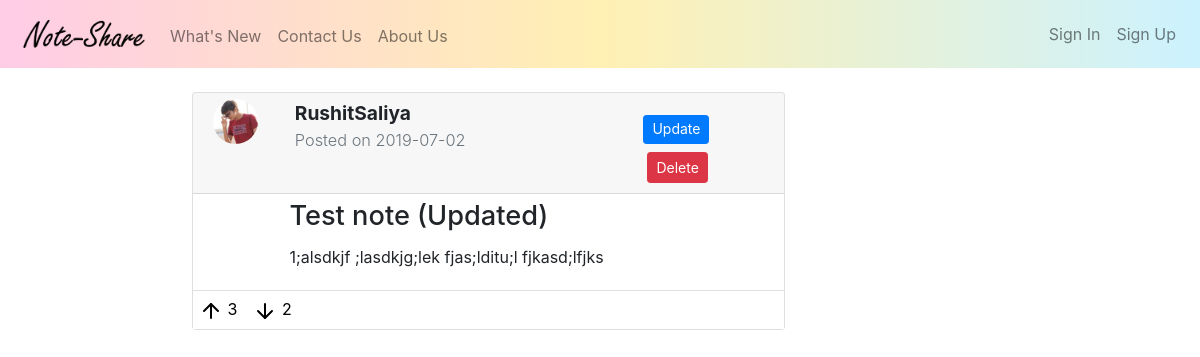
The page /note/8 on the database as committed earlier.
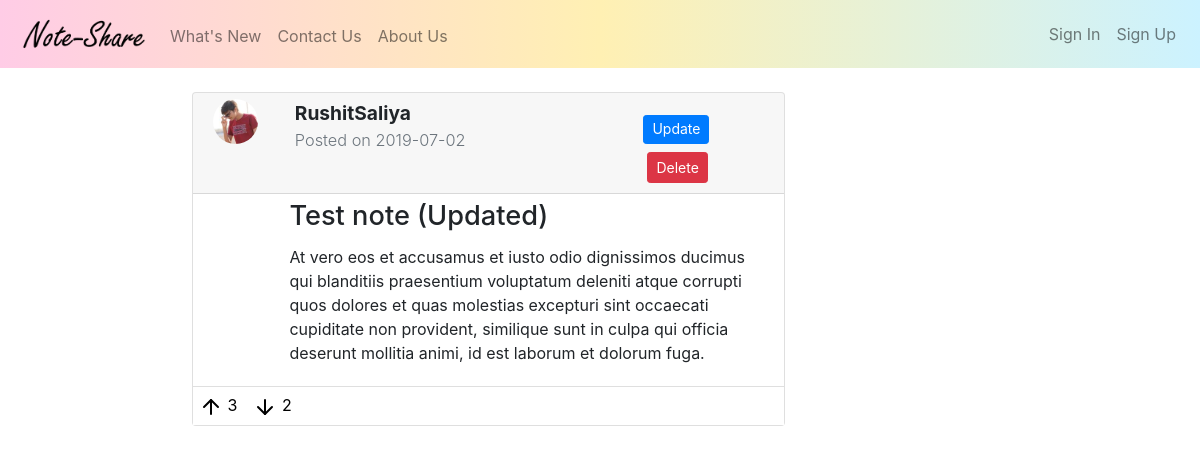
The same page on the database as committed later.
### noteshare/models.py (models this page shows, shortened)
class Note(db.Model):
    id = db.Column(db.Integer, primary_key=True)
    title = db.Column(db.String(100), nullable=False)
    date_posted = db.Column(db.DateTime, nullable=False, default=datetime.utcnow)
    content = db.Column(db.Text, nullable=False)
    content_image = db.Column(db.String(20), nullable=True)
    ups = db.Column(db.Integer, nullable=False, default=0)
    downs = db.Column(db.Integer, nullable=False, default=0)
    user_id = db.Column(db.Integer, db.ForeignKey('user.id'), nullable=False)

### noteshare/notes/routes.py (the view)
@notes.route('/note/<int:note_id>')
def note(note_id):
    note = Note.query.get_or_404(note_id)
    return render_template('note.html', title=note.title, note=note)

### noteshare/templates/note.html (shortened to what this page needs)
{% extends "layout.html" %}
{% block content %}
    <div class="col-md-8 col-pl-16">
        <div class="card mb-md-2">
            <div class="card-header card-custom-header">
                <div class="row">
                    <div class="col-md-2 pr-md-0">
                        <div class="note-header">
                            <img class="rounded-circle note-author-img" src="{{ url_for('static', filename='Profile-pictures/' + note.author.image_file) }}" alt="Author's Profile-photo">
                        </div>
                    </div>
                    <div class="col-md-6 pl-md-0">
                        <div class="note-header">
                            <strong>{{ note.author.username }}</strong><br/>
                            <div  class="text-muted" style="font-size: 85%;">
                                Posted on {{ note.date_posted.strftime('%Y-%m-%d') }}
                            </div>
                        </div>
                    </div>
                    <div class="col-md-4" style="margin-top: 2%; padding-left: 10%;">
                        <a class="btn btn-primary btn-sm mt-1 mb-1 action-btns" href="{{ url_for('notes.update_note', note_id=note.id) }}">Update</a>
                        <button type="button" class="btn btn-danger btn-sm m-1" data-toggle="modal" data-target="#deleteModal">Delete</button>
                    </div>
                </div>
            </div>
            <div class="card-body">
                <div class="row">
                    <div class="col-md-2 pr-md-0"></div>
                    <div class="col-md-10 pl-md-0">
                        <h5 class="card-title note-title">{{ note.title }}</h5>
                        <p style="white-space: pre-line;">{{ note.content }}</p>
                    </div>
                </div>
            </div>
            <div class="card-header note-action">
                <a class="note-action-btn" href="{{ url_for('notes.up_note', note_id=note.id, from_page=url_for('notes.note', note_id=note.id)) }}"><img src="{{ url_for('static', filename='Icons/arrow-up.svg') }}" alt="Like"> {{ note.ups }} </a>
                <a class="note-action-btn" href="{{ url_for('notes.down_note', note_id=note.id, from_page=url_for('notes.note', note_id=note.id)) }}"><img src="{{ url_for('static', filename='Icons/arrow-down.svg') }}" alt="Dislike"> {{ note.downs }} </a>
            </div>
        </div>
    </div>
{% endblock content %}

Rows that differ between the two databases and show on the page:
changed Note "Test note (Updated)": content "1;alsdkjf ;lasdkjg;lek fjas;lditu;l fjkasd;lfjks" → "At vero eos et accusamus et iusto odio dignissimos ducimus qui blanditiis praesentium voluptatum deleniti atque corrupti quos dolores et quas molestias excepturi sint occaecati cupiditate non provident, similique sunt in culpa qui officia deserunt mollitia animi, id est laborum et dolorum fuga."
